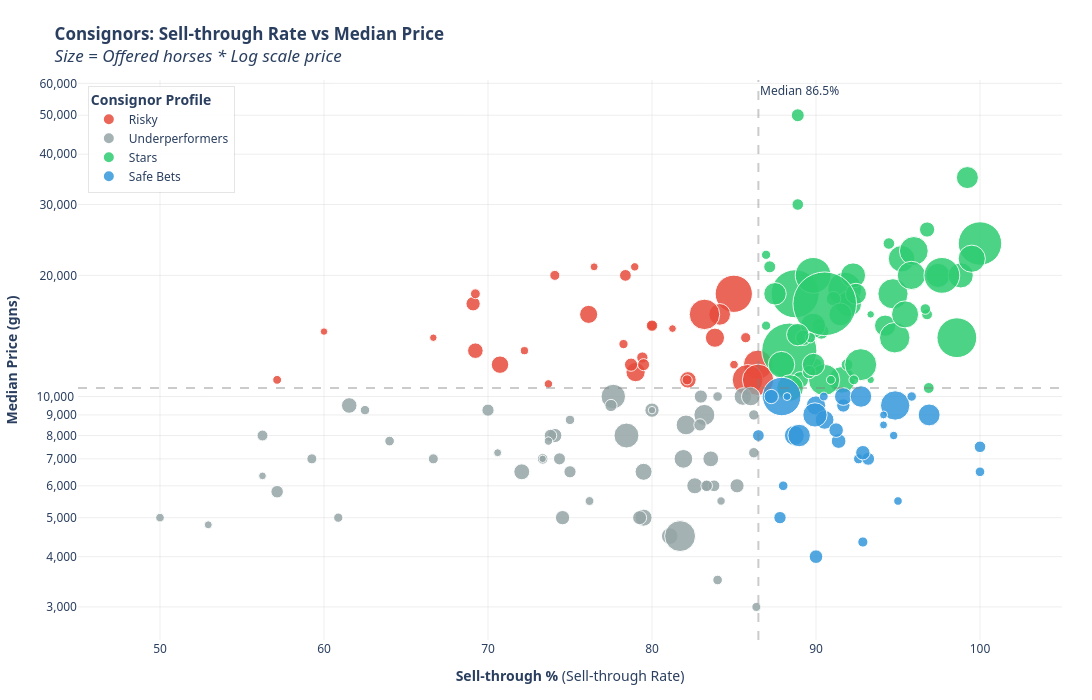

The notebook cell saved with this chart:
### Code cell
# Map consignor_family → readable name (needed before full sires table)
consignor_name_map = df_sold.groupby('consignor_family')['consignor_label'].agg(
    lambda x: x.mode().iat[0] if not x.mode().empty else "Unknown"
)

# ── Data ──────────────────────────────────────────────────────────
consignor_metrics = df_offered.groupby('consignor_family').agg(
    n_offered=('is_offered_for_sale', 'count'),
    n_sold=('sold_to_third_party', 'sum')
).reset_index()

consignor_medians = df_sold.groupby('consignor_family')['price_gns'].median().rename('median_price')
consignor_metrics = consignor_metrics.merge(consignor_medians, on='consignor_family', how='left')

consignor_metrics['sell_through_pct'] = (consignor_metrics['n_sold'] / consignor_metrics['n_offered'] * 100)

# Filter by at least 15 Horses Offered y 3 sold to avoid survivorship bias
consignor_plot_df = consignor_metrics[(consignor_metrics['n_offered'] >= 15) & (consignor_metrics['n_sold'] >= 3)].copy()

consignor_plot_df['consignor_name'] = consignor_plot_df['consignor_family'].map(consignor_name_map).fillna(consignor_plot_df['consignor_family'])
consignor_plot_df['n_sold'] = consignor_plot_df['n_sold'].astype(int)
consignor_plot_df['sell_through_pct'] = consignor_plot_df['sell_through_pct'].astype(float)
consignor_plot_df['median_price'] = consignor_plot_df['median_price'].astype(float)

# ── Quadrants ─────────────────────────────────────────────────────
x_med = consignor_plot_df['sell_through_pct'].median()
y_med = consignor_plot_df['median_price'].median()

def classify_consignor(row):
    if row['sell_through_pct'] >= x_med and row['median_price'] >= y_med:
        return 'Stars'
    elif row['sell_through_pct'] >= x_med and row['median_price'] < y_med:
        return 'Safe Bets'
    elif row['sell_through_pct'] < x_med and row['median_price'] >= y_med:
        return 'Risky'
    else:
        return 'Underperformers'

consignor_plot_df['categoria'] = consignor_plot_df.apply(classify_consignor, axis=1)

# -- Colors by category --
color_map = {
    'Stars': '#2ecc71',
    'Safe Bets': '#3498db',
    'Risky': '#e74c3c',
    'Underperformers': '#95a5a6'
}

# ── Custom hover template ───────────────────────────────────
consignor_plot_df['hover_text'] = consignor_plot_df.apply(
    lambda r: f"<b>{r['consignor_name']}</b><br>"
              f"Sale Rate: {r['sell_through_pct']:.1f}%<br>"
              f"Median: {r['median_price']:,.0f} gns<br>"
              f"Sold horses: {r['n_sold']:,} / Offered: {r['n_offered']:,}",
    axis=1
)

# ── Plotly Scatter ─────────────────────────────────────────────────
fig = px.scatter(
    consignor_plot_df,
    x='sell_through_pct',
    y='median_price',
    size='n_offered',  # We use n_offered for bubble size
    color='categoria',
    color_discrete_map=color_map,
    hover_name='hover_text',
    hover_data={'consignor_name': False, 'sell_through_pct': False,
                'median_price': False, 'n_sold': False, 'n_offered': False, 'categoria': False},
    size_max=45,
    opacity=0.85,
    title='<b>Consignors: Sell-through Rate vs Median Price</b><br>'
          '<i>Size = Offered horses * Log scale price</i>'
)

# ── Quadrant lines ────────────────────────────────────────────
fig.add_vline(x=x_med, line_dash="dash", line_color="gray", opacity=0.4,
              annotation_text=f"Median {x_med:.1f}%", annotation_position="top right")
fig.add_hline(y=y_med, line_dash="dash", line_color="gray", opacity=0.4,
              annotation_text=f"Median {y_med:,.0f} gns", annotation_position="bottom left")

# -- Top sires labels (top 10 by median) --
top_sires = consignor_plot_df.nlargest(10, 'median_price')
for _, row in top_sires.iterrows():
    fig.add_annotation(
        x=row['sell_through_pct'],
        y=row['median_price'],
        text=row['consignor_name'],
        showarrow=True,
        arrowhead=2,
        arrowsize=1,
        arrowwidth=1.5,
        arrowcolor='rgba(0,0,0,0.3)',
        font=dict(size=9, color='black'),
        ay=-25,
        ax=0
    )

# ── Layout ─────────────────────────────────────────────────────────
fig.update_layout(
    xaxis_title='<b>Sell-through %</b> (Sell-through Rate)',
    yaxis_title='<b>Median Price (gns)</b>',
    yaxis_type="log",
    yaxis=dict(
        tickformat=',.0f',
        gridcolor='rgba(200,200,200,0.3)',
        zeroline=False
    ),
    xaxis=dict(
        gridcolor='rgba(200,200,200,0.3)',
        zeroline=False,
        range=[min(consignor_plot_df['sell_through_pct']) - 5,
               max(consignor_plot_df['sell_through_pct']) + 5]
    ),
    plot_bgcolor='white',
    paper_bgcolor='white',
    font=dict(family='Segoe UI, Arial, sans-serif', size=12),
    legend=dict(
        title='<b>Consignor Profile</b>',
        bgcolor='rgba(255,255,255,0.9)',
        bordercolor='rgba(0,0,0,0.1)',
        borderwidth=1,
        yanchor='top',
        y=0.99,
        xanchor='left',
        x=0.01
    ),
    margin=dict(l=70, r=30, t=80, b=60),
    hoverlabel=dict(
        bgcolor='white',
        font=dict(size=13, family='Segoe UI, Arial',color='black'),
        bordercolor='rgba(0,0,0,0.2)',
        namelength=-1
    ),
    height=700,
    width=1100
)

fig.show()

### Figure 1 — Plotly figure (JSON) as saved in the notebook; plotly's stock layout.template omitted (floating-point values rounded to 4 significant figures; data arrays with more than 128 entries replaced by an {"elided": "..."} marker saying what was removed)
{"data": [{"customdata": {"elided": "33x4 mixed values"}, "hovertemplate": "<b>%{hovertext}</b><br><br><extra></extra>", "hovertext": ["<b>Aguiar Bloodstock Ltd.</b><br>Sale Rate: 76.5%<br>Median: 21,000 gns<br>Sold horses: 13 / Offered: 17", "<b>Amy Marnane Bloodstock</b><br>Sale Rate: 57.1%<br>Median: 11,000 gns<br>Sold horses: 12 / Offered: 21", "<b>Baroda Stud, Ireland</b><br>Sale Rate: 85.0%<br>Median: 18,000 gns<br>Sold horses: 317 / Offered: 373", "<b>Baronrath, Ireland</b><br>Sale Rate: 80.0%<br>Median: 15,000 gns<br>Sold horses: 20 / Offered: 25", "<b>Bellwood Cottage Stables</b><br>Sale Rate: 79.4%<br>Median: 12,500 gns<br>Sold horses: 27 / Offered: 34", "<b>Berkeley House Stables</b><br>Sale Rate: 73.7%<br>Median: 10,750 gns<br>Sold horses: 14 / Offered: 19", "<b>David Marnane Racing, Ireland</b><br>Sale Rate: 85.7%<br>Median: 14,000 gns<br>Sold horses: 24 / Offered: 28", "<b>David O'Meara Racing Ltd.</b><br>Sale Rate: 70.7%<br>Median: 12,000 gns<br>Sold horses: 58 / Offered: 82", "<b>Dominion Racing Stables</b><br>Sale Rate: 69.2%<br>Median: 13,000 gns<br>Sold horses: 45 / Offered: 65", "<b>Egerton House Stables</b><br>Sale Rate: 79.0%<br>Median: 11,500 gns<br>Sold horses: 79 / Offered: 100", "<b>Green Ridge Stables</b><br>Sale Rate: 78.3%<br>Median: 13,500 gns<br>Sold horses: 18 / Offered: 23", "<b>Hambleton Lodge Stables</b><br>Sale Rate: 86.5%<br>Median: 12,000 gns<br>Sold horses: 198 / Offered: 229", "<b>Helmsley Horse Racing Ltd.</b><br>Sale Rate: 69.1%<br>Median: 17,000 gns<br>Sold horses: 38 / Offered: 55", "<b>Hetland Hill Stables</b><br>Sale Rate: 69.2%<br>Median: 18,000 gns<br>Sold horses: 18 / Offered: 26", "<b>Highbeck Stables</b><br>Sale Rate: 78.4%<br>Median: 20,000 gns<br>Sold horses: 29 / Offered: 37", "<b>Highfort Stables, Ireland</b><br>Sale Rate: 82.2%<br>Median: 11,000 gns<br>Sold horses: 60 / Offered: 73", "<b>Houghton Bloodstock</b><br>Sale Rate: 66.7%<br>Median: 14,000 gns<br>Sold horses: 10 / Offered: 15", "<b>Jane Chapple-Hyam Racing</b><br>Sale Rate: 79.5%<br>Median: 12,000 gns<br>Sold horses: 31 / Offered: 39", "<b>Kingsley House Stables</b><br>Sale Rate: 85.8%<br>Median: 11,000 gns<br>Sold horses: 218 / Offered: 254", "<b>Kingwood House Stables</b><br>Sale Rate: 78.9%<br>Median: 21,000 gns<br>Sold horses: 15 / Offered: 19", "<b>M. D. O' Callaghan Racing, Ireland</b><br>Sale Rate: 80.0%<br>Median: 15,000 gns<br>Sold horses: 28 / Offered: 35", "<b>Maunby House Stables</b><br>Sale Rate: 74.1%<br>Median: 20,000 gns<br>Sold horses: 20 / Offered: 27", "<b>Prestige Place</b><br>Sale Rate: 84.1%<br>Median: 16,000 gns<br>Sold horses: 106 / Offered: 126", "<b>Sackville House Stables</b><br>Sale Rate: 72.2%<br>Median: 13,000 gns<br>Sold horses: 13 / Offered: 18", "<b>Saffron House Stables</b><br>Sale Rate: 78.7%<br>Median: 12,000 gns<br>Sold horses: 37 / Offered: 47", "<b>Spigot Lodge Stables</b><br>Sale Rate: 83.2%<br>Median: 16,000 gns<br>Sold horses: 208 / Offered: 250", "<b>St Gatien Stables</b><br>Sale Rate: 83.8%<br>Median: 14,000 gns<br>Sold horses: 83 / Offered: 99", "<b>The Old Malthouse</b><br>Sale Rate: 76.1%<br>Median: 16,000 gns<br>Sold horses: 67 / Offered: 88", "<b>Tom Dascombe Racing</b><br>Sale Rate: 85.0%<br>Median: 12,000 gns<br>Sold horses: 17 / Offered: 20", "<b>Tuite Racing Ltd.</b><br>Sale Rate: 81.2%<br>Median: 14,750 gns<br>Sold horses: 13 / Offered: 16", "<b>West Ilsley Stables</b><br>Sale Rate: 86.5%<br>Median: 11,000 gns<br>Sold horses: 230 / Offered: 266", "<b>Western House Stables</b><br>Sale Rate: 82.1%<br>Median: 11,000 gns<br>Sold horses: 23 / Offered: 28", "<b>Woodland Stables</b><br>Sale Rate: 60.0%<br>Median: 14,500 gns<br>Sold horses: 9 / Offered: 15"], "legendgroup": "Risky", "marker": {"color": "#e74c3c", "opacity": 0.85, "size": [17, 21, 373, 25, 34, 19, 28, 82, 65, 100, 23, 229, 55, 26, 37, 73, 15, 39, 254, 19, 35, 27, 126, 18, 47, 250, 99, 88, 20, 16, 266, 28, 15], "sizemode": "area", "sizeref": 0.5373, "symbol": "circle"}, "mode": "markers", "name": "Risky", "orientation": "v", "showlegend": true, "x": [76.47, 57.14, 84.99, 80.0, 79.41, 73.68, 85.71, 70.73, 69.23, 79.0, 78.26, 86.46, 69.09, 69.23, 78.38, 82.19, 66.67, 79.49, 85.83, 78.95, 80.0, 74.07, 84.13, 72.22, 78.72, 83.2, 83.84, 76.14, 85.0, 81.25, 86.47, 82.14, 60.0], "xaxis": "x", "y": [21000.0, 11000.0, 18000.0, 15000.0, 12500.0, 10750.0, 14000.0, 12000.0, 13000.0, 11500.0, 13500.0, 12000.0, 17000.0, 18000.0, 20000.0, 11000.0, 14000.0, 12000.0, 11000.0, 21000.0, 15000.0, 20000.0, 16000.0, 13000.0, 12000.0, 16000.0, 14000.0, 16000.0, 12000.0, 14750.0, 11000.0, 11000.0, 14500.0], "yaxis": "y", "type": "scatter"}, {"customdata": {"elided": "53x4 mixed values"}, "hovertemplate": "<b>%{hovertext}</b><br><br><extra></extra>", "hovertext": ["<b>Alice Haynes Racing Ltd.</b><br>Sale Rate: 70.6%<br>Median: 7,250 gns<br>Sold horses: 12 / Offered: 17", "<b>Amy Murphy Racing</b><br>Sale Rate: 74.1%<br>Median: 8,000 gns<br>Sold horses: 40 / Offered: 54", "<b>Arthington Barn</b><br>Sale Rate: 83.3%<br>Median: 6,000 gns<br>Sold horses: 25 / Offered: 30", "<b>Averham Park Stables</b><br>Sale Rate: 80.0%<br>Median: 9,250 gns<br>Sold horses: 44 / Offered: 55", "<b>Cadland Cottage Stables</b><br>Sale Rate: 60.9%<br>Median: 5,000 gns<br>Sold horses: 14 / Offered: 23", "<b>Cavendish Stables</b><br>Sale Rate: 52.9%<br>Median: 4,800 gns<br>Sold horses: 9 / Offered: 17", "<b>Charnwood Stables</b><br>Sale Rate: 82.6%<br>Median: 6,000 gns<br>Sold horses: 57 / Offered: 69", "<b>Chestnut Tree Stables</b><br>Sale Rate: 74.4%<br>Median: 7,000 gns<br>Sold horses: 29 / Offered: 39", "<b>Clear Height Stables</b><br>Sale Rate: 59.3%<br>Median: 7,000 gns<br>Sold horses: 16 / Offered: 27", "<b>Consign Ltd.</b><br>Sale Rate: 82.1%<br>Median: 8,500 gns<br>Sold horses: 87 / Offered: 106", "<b>David Loughnane Racing</b><br>Sale Rate: 73.8%<br>Median: 8,000 gns<br>Sold horses: 31 / Offered: 42", "<b>Denton Hall Stables</b><br>Sale Rate: 78.4%<br>Median: 8,000 gns<br>Sold horses: 131 / Offered: 167", "<b>Diomed Stables</b><br>Sale Rate: 79.5%<br>Median: 6,500 gns<br>Sold horses: 62 / Offered: 78", "<b>Eoghan J. O'Neill, France</b><br>Sale Rate: 83.8%<br>Median: 6,000 gns<br>Sold horses: 31 / Offered: 37", "<b>Eve Lodge Stables</b><br>Sale Rate: 85.2%<br>Median: 6,000 gns<br>Sold horses: 46 / Offered: 54", "<b>Exeter House Stables</b><br>Sale Rate: 84.0%<br>Median: 10,000 gns<br>Sold horses: 21 / Offered: 25", "<b>Flaxton Stables</b><br>Sale Rate: 81.1%<br>Median: 4,500 gns<br>Sold horses: 60 / Offered: 74", "<b>Flint Cottage Stables</b><br>Sale Rate: 57.1%<br>Median: 5,800 gns<br>Sold horses: 24 / Offered: 42", "<b>Frankland Lodge</b><br>Sale Rate: 73.7%<br>Median: 7,750 gns<br>Sold horses: 14 / Offered: 19", "<b>G. L. Moore Racing Llp</b><br>Sale Rate: 83.0%<br>Median: 10,000 gns<br>Sold horses: 39 / Offered: 47", "<b>George Baker Racing Ltd.</b><br>Sale Rate: 61.5%<br>Median: 9,500 gns<br>Sold horses: 40 / Offered: 65", "<b>Glebe House Stables, Ireland</b><br>Sale Rate: 83.2%<br>Median: 9,000 gns<br>Sold horses: 99 / Offered: 119", "<b>Grange House Stables</b><br>Sale Rate: 79.5%<br>Median: 5,000 gns<br>Sold horses: 62 / Offered: 78", "<b>Habton Grange Stables</b><br>Sale Rate: 81.7%<br>Median: 4,500 gns<br>Sold horses: 210 / Offered: 257", "<b>Hambleton House Stables</b><br>Sale Rate: 86.2%<br>Median: 7,250 gns<br>Sold horses: 25 / Offered: 29", "<b>Hamilton Stables</b><br>Sale Rate: 50.0%<br>Median: 5,000 gns<br>Sold horses: 10 / Offered: 20", "<b>Harraton Court Stables</b><br>Sale Rate: 56.2%<br>Median: 6,350 gns<br>Sold horses: 9 / Offered: 16", "<b>Heather Main Racing</b><br>Sale Rate: 75.0%<br>Median: 8,750 gns<br>Sold horses: 18 / Offered: 24", "<b>Hill House Stables</b><br>Sale Rate: 73.3%<br>Median: 7,000 gns<br>Sold horses: 22 / Offered: 30", "<b>Horses First Racing Ltd.</b><br>Sale Rate: 84.0%<br>Median: 3,500 gns<br>Sold horses: 21 / Offered: 25", "<b>Jim Boyle Racing</b><br>Sale Rate: 84.2%<br>Median: 5,500 gns<br>Sold horses: 16 / Offered: 19", "<b>John Best Racing</b><br>Sale Rate: 72.1%<br>Median: 6,500 gns<br>Sold horses: 49 / Offered: 68", "<b>John Ryan Racing</b><br>Sale Rate: 76.2%<br>Median: 5,500 gns<br>Sold horses: 16 / Offered: 21", "<b>Keatley Racing Ltd.</b><br>Sale Rate: 62.5%<br>Median: 9,250 gns<br>Sold horses: 15 / Offered: 24", "<b>Langham Racing Stables</b><br>Sale Rate: 56.2%<br>Median: 8,000 gns<br>Sold horses: 18 / Offered: 32", "<b>Linkslade Stables</b><br>Sale Rate: 77.6%<br>Median: 10,000 gns<br>Sold horses: 125 / Offered: 161", "<b>Mike Murphy Racing</b><br>Sale Rate: 73.3%<br>Median: 7,000 gns<br>Sold horses: 11 / Offered: 15", "<b>Mill House Racing</b><br>Sale Rate: 64.0%<br>Median: 7,750 gns<br>Sold horses: 16 / Offered: 25", "<b>Mount House Stables</b><br>Sale Rate: 70.0%<br>Median: 9,250 gns<br>Sold horses: 28 / Offered: 40", "<b>Park Lodge Stables</b><br>Sale Rate: 83.3%<br>Median: 6,000 gns<br>Sold horses: 30 / Offered: 36", "<b>Pat Eddery Racing</b><br>Sale Rate: 86.4%<br>Median: 3,000 gns<br>Sold horses: 19 / Offered: 22", "<b>Rathmoy Stables</b><br>Sale Rate: 85.5%<br>Median: 10,000 gns<br>Sold horses: 71 / Offered: 83", "<b>Rmm Bloodstock</b><br>Sale Rate: 80.0%<br>Median: 9,250 gns<br>Sold horses: 12 / Offered: 15", "<b>Robert Cowell Racing</b><br>Sale Rate: 81.9%<br>Median: 7,000 gns<br>Sold horses: 77 / Offered: 94", "<b>Robins Farm Racing</b><br>Sale Rate: 82.9%<br>Median: 8,500 gns<br>Sold horses: 34 / Offered: 41", "<b>Saville House Stables</b><br>Sale Rate: 79.2%<br>Median: 5,000 gns<br>Sold horses: 42 / Offered: 53", "<b>Spring Cottage Stables</b><br>Sale Rate: 74.5%<br>Median: 5,000 gns<br>Sold horses: 41 / Offered: 55", "<b>Sun Hill Racing Stables</b><br>Sale Rate: 75.0%<br>Median: 6,500 gns<br>Sold horses: 30 / Offered: 40", "<b>The Paddocks</b><br>Sale Rate: 83.6%<br>Median: 7,000 gns<br>Sold horses: 56 / Offered: 67", "<b>Ty-Derlwyn Farm</b><br>Sale Rate: 77.5%<br>Median: 9,500 gns<br>Sold horses: 31 / Offered: 40", "<b>Whitsbury Manor Racing Stables</b><br>Sale Rate: 86.0%<br>Median: 10,000 gns<br>Sold horses: 80 / Offered: 93", "<b>Windsor House Stables</b><br>Sale Rate: 86.2%<br>Median: 9,000 gns<br>Sold horses: 25 / Offered: 29", "<b>Wiske House Farm</b><br>Sale Rate: 66.7%<br>Median: 7,000 gns<br>Sold horses: 18 / Offered: 27"], "legendgroup": "Underperformers", "marker": {"color": "#95a5a6", "opacity": 0.85, "size": [17, 54, 30, 55, 23, 17, 69, 39, 27, 106, 42, 167, 78, 37, 54, 25, 74, 42, 19, 47, 65, 119, 78, 257, 29, 20, 16, 24, 30, 25, 19, 68, 21, 24, 32, 161, 15, 25, 40, 36, 22, 83, 15, 94, 41, 53, 55, 40, 67, 40, 93, 29, 27], "sizemode": "area", "sizeref": 0.5373, "symbol": "circle"}, "mode": "markers", "name": "Underperformers", "orientation": "v", "showlegend": true, "x": [70.59, 74.07, 83.33, 80.0, 60.87, 52.94, 82.61, 74.36, 59.26, 82.08, 73.81, 78.44, 79.49, 83.78, 85.19, 84.0, 81.08, 57.14, 73.68, 82.98, 61.54, 83.19, 79.49, 81.71, 86.21, 50.0, 56.25, 75.0, 73.33, 84.0, 84.21, 72.06, 76.19, 62.5, 56.25, 77.64, 73.33, 64.0, 70.0, 83.33, 86.36, 85.54, 80.0, 81.91, 82.93, 79.25, 74.55, 75.0, 83.58, 77.5, 86.02, 86.21, 66.67], "xaxis": "x", "y": [7250.0, 8000.0, 6000.0, 9250.0, 5000.0, 4800.0, 6000.0, 7000.0, 7000.0, 8500.0, 8000.0, 8000.0, 6500.0, 6000.0, 6000.0, 10000.0, 4500.0, 5800.0, 7750.0, 10000.0, 9500.0, 9000.0, 5000.0, 4500.0, 7250.0, 5000.0, 6350.0, 8750.0, 7000.0, 3500.0, 5500.0, 6500.0, 5500.0, 9250.0, 8000.0, 10000.0, 7000.0, 7750.0, 9250.0, 6000.0, 3000.0, 10000.0, 9250.0, 7000.0, 8500.0, 5000.0, 5000.0, 6500.0, 7000.0, 9500.0, 10000.0, 9000.0, 7000.0], "yaxis": "y", "type": "scatter"}, {"customdata": {"elided": "55x4 mixed values"}, "hovertemplate": "<b>%{hovertext}</b><br><br><extra></extra>", "hovertext": ["<b>Ballydoyle Stables, Ireland</b><br>Sale Rate: 95.2%<br>Median: 22,000 gns<br>Sold horses: 179 / Offered: 188", "<b>Barton Sales</b><br>Sale Rate: 91.7%<br>Median: 18,500 gns<br>Sold horses: 278 / Offered: 303", "<b>Beckhampton House Stables</b><br>Sale Rate: 94.2%<br>Median: 15,000 gns<br>Sold horses: 114 / Offered: 121", "<b>Bedford House Stables</b><br>Sale Rate: 94.7%<br>Median: 18,000 gns<br>Sold horses: 232 / Offered: 245", "<b>Beechdown Farm Stables</b><br>Sale Rate: 94.8%<br>Median: 14,000 gns<br>Sold horses: 237 / Offered: 250", "<b>Bethell Racing</b><br>Sale Rate: 90.0%<br>Median: 12,000 gns<br>Sold horses: 36 / Offered: 40", "<b>Blue Diamond Stud Farm Ltd.</b><br>Sale Rate: 93.3%<br>Median: 16,000 gns<br>Sold horses: 14 / Offered: 15", "<b>Calne Stables</b><br>Sale Rate: 93.3%<br>Median: 11,000 gns<br>Sold horses: 14 / Offered: 15", "<b>Carlburg Stables</b><br>Sale Rate: 92.3%<br>Median: 20,000 gns<br>Sold horses: 155 / Offered: 168", "<b>Carriganog Racing, Ireland</b><br>Sale Rate: 90.2%<br>Median: 15,000 gns<br>Sold horses: 46 / Offered: 51", "<b>Castle Stables, Arundel</b><br>Sale Rate: 96.9%<br>Median: 10,500 gns<br>Sold horses: 31 / Offered: 32", "<b>Clarehaven Stables</b><br>Sale Rate: 97.4%<br>Median: 20,000 gns<br>Sold horses: 152 / Offered: 156", "<b>Coolmore</b><br>Sale Rate: 99.2%<br>Median: 35,000 gns<br>Sold horses: 129 / Offered: 130", "<b>Currabeg Stables, Ireland</b><br>Sale Rate: 88.9%<br>Median: 30,000 gns<br>Sold horses: 32 / Offered: 36", "<b>Dullingham Park</b><br>Sale Rate: 96.8%<br>Median: 16,000 gns<br>Sold horses: 30 / Offered: 31", "<b>East Everleigh Stables</b><br>Sale Rate: 88.4%<br>Median: 13,000 gns<br>Sold horses: 722 / Offered: 817", "<b>Ed Dunlop Racing Ltd.</b><br>Sale Rate: 91.6%<br>Median: 11,000 gns<br>Sold horses: 174 / Offered: 190", "<b>Ed Walker Racing</b><br>Sale Rate: 92.0%<br>Median: 17,000 gns<br>Sold horses: 161 / Offered: 175", "<b>Faringdon Place Stables</b><br>Sale Rate: 90.5%<br>Median: 11,000 gns<br>Sold horses: 238 / Offered: 263", "<b>Fitzroy House Stables</b><br>Sale Rate: 95.4%<br>Median: 16,000 gns<br>Sold horses: 188 / Offered: 197", "<b>Fox Covert Stables, Ireland</b><br>Sale Rate: 87.2%<br>Median: 21,000 gns<br>Sold horses: 34 / Offered: 39", "<b>Freemason Lodge Stables</b><br>Sale Rate: 96.0%<br>Median: 23,000 gns<br>Sold horses: 214 / Offered: 223", "<b>Gainsborough Stables</b><br>Sale Rate: 90.3%<br>Median: 14,500 gns<br>Sold horses: 56 / Offered: 62", "<b>George Scott Racing</b><br>Sale Rate: 91.9%<br>Median: 12,000 gns<br>Sold horses: 34 / Offered: 37", "<b>Godolphin</b><br>Sale Rate: 98.8%<br>Median: 20,000 gns<br>Sold horses: 168 / Offered: 170", "<b>Heath House Stables</b><br>Sale Rate: 95.8%<br>Median: 20,000 gns<br>Sold horses: 206 / Offered: 215", "<b>Horsley Brook Farm</b><br>Sale Rate: 87.0%<br>Median: 15,000 gns<br>Sold horses: 20 / Offered: 23", "<b>Imperium Sales</b><br>Sale Rate: 88.9%<br>Median: 50,000 gns<br>Sold horses: 40 / Offered: 45", "<b>Jamie Railton</b><br>Sale Rate: 88.7%<br>Median: 18,000 gns<br>Sold horses: 551 / Offered: 621", "<b>Juddmonte Farms</b><br>Sale Rate: 100.0%<br>Median: 24,000 gns<br>Sold horses: 507 / Offered: 507", "<b>Kimpton Down Stables</b><br>Sale Rate: 87.5%<br>Median: 18,000 gns<br>Sold horses: 119 / Offered: 136", "<b>Kingsclere Training Stables</b><br>Sale Rate: 96.8%<br>Median: 26,000 gns<br>Sold horses: 60 / Offered: 62", "<b>Kingsdown Stables</b><br>Sale Rate: 96.7%<br>Median: 16,500 gns<br>Sold horses: 29 / Offered: 30", "<b>Kingsley Park</b><br>Sale Rate: 92.7%<br>Median: 12,000 gns<br>Sold horses: 255 / Offered: 275", "<b>Kremlin House Stables</b><br>Sale Rate: 92.4%<br>Median: 18,000 gns<br>Sold horses: 110 / Offered: 119", "<b>Longfield Stables, Ireland</b><br>Sale Rate: 91.1%<br>Median: 17,500 gns<br>Sold horses: 51 / Offered: 56", "<b>Lower Coombe Stables</b><br>Sale Rate: 89.0%<br>Median: 11,000 gns<br>Sold horses: 65 / Offered: 73", "<b>Machell Place Stables</b><br>Sale Rate: 89.6%<br>Median: 11,500 gns<br>Sold horses: 43 / Offered: 48", "<b>Manton House Stables</b><br>Sale Rate: 89.8%<br>Median: 15,000 gns<br>Sold horses: 150 / Offered: 167", "<b>Moyglare Stud Farm Ltd.</b><br>Sale Rate: 94.4%<br>Median: 24,000 gns<br>Sold horses: 34 / Offered: 36", "<b>Owen Burrows Racing</b><br>Sale Rate: 87.0%<br>Median: 22,500 gns<br>Sold horses: 20 / Offered: 23", "<b>Park House Stables</b><br>Sale Rate: 89.8%<br>Median: 20,000 gns<br>Sold horses: 309 / Offered: 344", "<b>Pegasus Stables</b><br>Sale Rate: 91.5%<br>Median: 16,000 gns<br>Sold horses: 129 / Offered: 141", "<b>Phantom House Stables</b><br>Sale Rate: 89.2%<br>Median: 14,000 gns<br>Sold horses: 58 / Offered: 65", "<b>Shadwell Estate Company Ltd.</b><br>Sale Rate: 99.5%<br>Median: 22,000 gns<br>Sold horses: 198 / Offered: 199", "<b>Shadwell Stud</b><br>Sale Rate: 98.6%<br>Median: 14,000 gns<br>Sold horses: 419 / Offered: 425", "<b>Shalfleet Stables</b><br>Sale Rate: 87.9%<br>Median: 12,000 gns<br>Sold horses: 167 / Offered: 190", "<b>Somerville Lodge Ltd.</b><br>Sale Rate: 97.7%<br>Median: 20,000 gns<br>Sold horses: 336 / Offered: 344", "<b>Stall A. Wohler, Germany</b><br>Sale Rate: 92.3%<br>Median: 11,000 gns<br>Sold horses: 24 / Offered: 26", "<b>Summerdown Stables</b><br>Sale Rate: 89.9%<br>Median: 12,000 gns<br>Sold horses: 124 / Offered: 138", "<b>The Castlebridge Consignment</b><br>Sale Rate: 90.5%<br>Median: 17,000 gns<br>Sold horses: 985 / Offered: 1,088", "<b>Thorngill Stables</b><br>Sale Rate: 89.7%<br>Median: 14,000 gns<br>Sold horses: 26 / Offered: 29", "<b>Trillium Place Stables</b><br>Sale Rate: 88.4%<br>Median: 10,500 gns<br>Sold horses: 168 / Offered: 190", "<b>Voute Sales Ltd.</b><br>Sale Rate: 90.9%<br>Median: 11,000 gns<br>Sold horses: 20 / Offered: 22", "<b>Weathercock House Stables</b><br>Sale Rate: 88.9%<br>Median: 14,250 gns<br>Sold horses: 120 / Offered: 135"], "legendgroup": "Stars", "marker": {"color": "#2ecc71", "opacity": 0.85, "size": [188, 303, 121, 245, 250, 40, 15, 15, 168, 51, 32, 156, 130, 36, 31, 817, 190, 175, 263, 197, 39, 223, 62, 37, 170, 215, 23, 45, 621, 507, 136, 62, 30, 275, 119, 56, 73, 48, 167, 36, 23, 344, 141, 65, 199, 425, 190, 344, 26, 138, 1088, 29, 190, 22, 135], "sizemode": "area", "sizeref": 0.5373, "symbol": "circle"}, "mode": "markers", "name": "Stars", "orientation": "v", "showlegend": true, "x": [95.21, 91.75, 94.21, 94.69, 94.8, 90.0, 93.33, 93.33, 92.26, 90.2, 96.88, 97.44, 99.23, 88.89, 96.77, 88.37, 91.58, 92.0, 90.49, 95.43, 87.18, 95.96, 90.32, 91.89, 98.82, 95.81, 86.96, 88.89, 88.73, 100.0, 87.5, 96.77, 96.67, 92.73, 92.44, 91.07, 89.04, 89.58, 89.82, 94.44, 86.96, 89.83, 91.49, 89.23, 99.5, 98.59, 87.89, 97.67, 92.31, 89.86, 90.53, 89.66, 88.42, 90.91, 88.89], "xaxis": "x", "y": [22000.0, 18500.0, 15000.0, 18000.0, 14000.0, 12000.0, 16000.0, 11000.0, 20000.0, 15000.0, 10500.0, 20000.0, 35000.0, 30000.0, 16000.0, 13000.0, 11000.0, 17000.0, 11000.0, 16000.0, 21000.0, 23000.0, 14500.0, 12000.0, 20000.0, 20000.0, 15000.0, 50000.0, 18000.0, 24000.0, 18000.0, 26000.0, 16500.0, 12000.0, 18000.0, 17500.0, 11000.0, 11500.0, 15000.0, 24000.0, 22500.0, 20000.0, 16000.0, 14000.0, 22000.0, 14000.0, 12000.0, 20000.0, 11000.0, 12000.0, 17000.0, 14000.0, 10500.0, 11000.0, 14250.0], "yaxis": "y", "type": "scatter"}, {"customdata": [["Barbury Castle Stables", 20, 23, "Safe Bets"], ["Belstane Racing Stables", 94, 106, "Safe Bets"], ["Bonita Racing Stables", 22, 25, "Safe Bets"], ["Cedar Lodge Stables", 90, 100, "Safe Bets"], ["Coombelands Racing Stables", 125, 129, "Safe Bets"], ["Darley", 26, 28, "Safe Bets"], ["Ecurie Andre Fabre, France", 16, 17, "Safe Bets"], ["Findlay And Bloom, Part Of A Dispersal", 36, 36, "Safe Bets"], ["Induna Stables", 86, 95, "Safe Bets"], ["James Owen Racing", 19, 21, "Safe Bets"], ["Jamesfield Stables", 220, 232, "Safe Bets"], ["Kingstone Warren Stables", 121, 136, "Safe Bets"], ["Kubler Racing", 25, 27, "Safe Bets"], ["Manor House Stables Llp", 143, 159, "Safe Bets"], ["Manton Lodge Stables", 23, 24, "Safe Bets"], ["Martyn Meade Racing", 18, 19, "Safe Bets"], ["Musley Bank Stables", 349, 397, "Safe Bets"], ["Rae Guest Racing", 15, 17, "Safe Bets"], ["Revida Place Stables", 41, 44, "Safe Bets"], ["Rosewell House Stables, Ireland", 53, 58, "Safe Bets"], ["Sefton Lodge Stables", 45, 50, "Safe Bets"], ["Shinco Racing Ltd.", 44, 48, "Safe Bets"], ["Stragrane House Stables", 77, 84, "Safe Bets"], ["The Croft Stables", 32, 37, "Safe Bets"], ["The National Stud Ltd.", 19, 20, "Safe Bets"], ["Thomastown Castle Stables, Ireland", 52, 56, "Safe Bets"], ["Tom Clover Racing Llp", 16, 17, "Safe Bets"], ["Walter Swinburn Racing Stables", 36, 41, "Safe Bets"], ["Warren Place Stables", 48, 55, "Safe Bets"], ["Whatcombe Stables", 52, 57, "Safe Bets"], ["Whitcoombe House Stables", 25, 25, "Safe Bets"], ["Woodway Stables", 115, 124, "Safe Bets"]], "hovertemplate": "<b>%{hovertext}</b><br><br><extra></extra>", "hovertext": ["<b>Barbury Castle Stables</b><br>Sale Rate: 87.0%<br>Median: 10,000 gns<br>Sold horses: 20 / Offered: 23", "<b>Belstane Racing Stables</b><br>Sale Rate: 88.7%<br>Median: 8,000 gns<br>Sold horses: 94 / Offered: 106", "<b>Bonita Racing Stables</b><br>Sale Rate: 88.0%<br>Median: 6,000 gns<br>Sold horses: 22 / Offered: 25", "<b>Cedar Lodge Stables</b><br>Sale Rate: 90.0%<br>Median: 9,500 gns<br>Sold horses: 90 / Offered: 100", "<b>Coombelands Racing Stables</b><br>Sale Rate: 96.9%<br>Median: 9,000 gns<br>Sold horses: 125 / Offered: 129", "<b>Darley</b><br>Sale Rate: 92.9%<br>Median: 4,350 gns<br>Sold horses: 26 / Offered: 28", "<b>Ecurie Andre Fabre, France</b><br>Sale Rate: 94.1%<br>Median: 8,500 gns<br>Sold horses: 16 / Offered: 17", "<b>Findlay And Bloom, Part Of A Dispersal</b><br>Sale Rate: 100.0%<br>Median: 7,500 gns<br>Sold horses: 36 / Offered: 36", "<b>Induna Stables</b><br>Sale Rate: 90.5%<br>Median: 8,750 gns<br>Sold horses: 86 / Offered: 95", "<b>James Owen Racing</b><br>Sale Rate: 90.5%<br>Median: 10,000 gns<br>Sold horses: 19 / Offered: 21", "<b>Jamesfield Stables</b><br>Sale Rate: 94.8%<br>Median: 9,500 gns<br>Sold horses: 220 / Offered: 232", "<b>Kingstone Warren Stables</b><br>Sale Rate: 89.0%<br>Median: 8,000 gns<br>Sold horses: 121 / Offered: 136", "<b>Kubler Racing</b><br>Sale Rate: 92.6%<br>Median: 7,000 gns<br>Sold horses: 25 / Offered: 27", "<b>Manor House Stables Llp</b><br>Sale Rate: 89.9%<br>Median: 9,000 gns<br>Sold horses: 143 / Offered: 159", "<b>Manton Lodge Stables</b><br>Sale Rate: 95.8%<br>Median: 10,000 gns<br>Sold horses: 23 / Offered: 24", "<b>Martyn Meade Racing</b><br>Sale Rate: 94.7%<br>Median: 8,000 gns<br>Sold horses: 18 / Offered: 19", "<b>Musley Bank Stables</b><br>Sale Rate: 87.9%<br>Median: 10,000 gns<br>Sold horses: 349 / Offered: 397", "<b>Rae Guest Racing</b><br>Sale Rate: 88.2%<br>Median: 10,000 gns<br>Sold horses: 15 / Offered: 17", "<b>Revida Place Stables</b><br>Sale Rate: 93.2%<br>Median: 7,000 gns<br>Sold horses: 41 / Offered: 44", "<b>Rosewell House Stables, Ireland</b><br>Sale Rate: 91.4%<br>Median: 7,750 gns<br>Sold horses: 53 / Offered: 58", "<b>Sefton Lodge Stables</b><br>Sale Rate: 90.0%<br>Median: 4,000 gns<br>Sold horses: 45 / Offered: 50", "<b>Shinco Racing Ltd.</b><br>Sale Rate: 91.7%<br>Median: 9,500 gns<br>Sold horses: 44 / Offered: 48", "<b>Stragrane House Stables</b><br>Sale Rate: 91.7%<br>Median: 10,000 gns<br>Sold horses: 77 / Offered: 84", "<b>The Croft Stables</b><br>Sale Rate: 86.5%<br>Median: 8,000 gns<br>Sold horses: 32 / Offered: 37", "<b>The National Stud Ltd.</b><br>Sale Rate: 95.0%<br>Median: 5,500 gns<br>Sold horses: 19 / Offered: 20", "<b>Thomastown Castle Stables, Ireland</b><br>Sale Rate: 92.9%<br>Median: 7,250 gns<br>Sold horses: 52 / Offered: 56", "<b>Tom Clover Racing Llp</b><br>Sale Rate: 94.1%<br>Median: 9,000 gns<br>Sold horses: 16 / Offered: 17", "<b>Walter Swinburn Racing Stables</b><br>Sale Rate: 87.8%<br>Median: 5,000 gns<br>Sold horses: 36 / Offered: 41", "<b>Warren Place Stables</b><br>Sale Rate: 87.3%<br>Median: 10,000 gns<br>Sold horses: 48 / Offered: 55", "<b>Whatcombe Stables</b><br>Sale Rate: 91.2%<br>Median: 8,250 gns<br>Sold horses: 52 / Offered: 57", "<b>Whitcoombe House Stables</b><br>Sale Rate: 100.0%<br>Median: 6,500 gns<br>Sold horses: 25 / Offered: 25", "<b>Woodway Stables</b><br>Sale Rate: 92.7%<br>Median: 10,000 gns<br>Sold horses: 115 / Offered: 124"], "legendgroup": "Safe Bets", "marker": {"color": "#3498db", "opacity": 0.85, "size": [23, 106, 25, 100, 129, 28, 17, 36, 95, 21, 232, 136, 27, 159, 24, 19, 397, 17, 44, 58, 50, 48, 84, 37, 20, 56, 17, 41, 55, 57, 25, 124], "sizemode": "area", "sizeref": 0.5373, "symbol": "circle"}, "mode": "markers", "name": "Safe Bets", "orientation": "v", "showlegend": true, "x": [86.96, 88.68, 88.0, 90.0, 96.9, 92.86, 94.12, 100.0, 90.53, 90.48, 94.83, 88.97, 92.59, 89.94, 95.83, 94.74, 87.91, 88.24, 93.18, 91.38, 90.0, 91.67, 91.67, 86.49, 95.0, 92.86, 94.12, 87.8, 87.27, 91.23, 100.0, 92.74], "xaxis": "x", "y": [10000.0, 8000.0, 6000.0, 9500.0, 9000.0, 4350.0, 8500.0, 7500.0, 8750.0, 10000.0, 9500.0, 8000.0, 7000.0, 9000.0, 10000.0, 8000.0, 10000.0, 10000.0, 7000.0, 7750.0, 4000.0, 9500.0, 10000.0, 8000.0, 5500.0, 7250.0, 9000.0, 5000.0, 10000.0, 8250.0, 6500.0, 10000.0], "yaxis": "y", "type": "scatter"}], "layout": {"xaxis": {"anchor": "y", "domain": [0.0, 1.0], "title": {"text": "<b>Sell-through %</b> (Sell-through Rate)"}, "gridcolor": "rgba(200,200,200,0.3)", "zeroline": false, "range": [45.0, 105.0]}, "yaxis": {"anchor": "x", "domain": [0.0, 1.0], "title": {"text": "<b>Median Price (gns)</b>"}, "type": "log", "tickformat": ",.0f", "gridcolor": "rgba(200,200,200,0.3)", "zeroline": false}, "legend": {"title": {"text": "<b>Consignor Profile</b>"}, "tracegroupgap": 0, "itemsizing": "constant", "bgcolor": "rgba(255,255,255,0.9)", "bordercolor": "rgba(0,0,0,0.1)", "borderwidth": 1, "yanchor": "top", "y": 0.99, "xanchor": "left", "x": 0.01}, "title": {"text": "<b>Consignors: Sell-through Rate vs Median Price</b><br><i>Size = Offered horses * Log scale price</i>"}, "shapes": [{"line": {"color": "gray", "dash": "dash"}, "opacity": 0.4, "type": "line", "x0": 86.49, "x1": 86.49, "xref": "x", "y0": 0, "y1": 1, "yref": "y domain"}, {"line": {"color": "gray", "dash": "dash"}, "opacity": 0.4, "type": "line", "x0": 0, "x1": 1, "xref": "x domain", "y0": 10500.0, "y1": 10500.0, "yref": "y"}], "annotations": [{"showarrow": false, "text": "Median 86.5%", "x": 86.49, "xanchor": "left", "xref": "x", "y": 1, "yanchor": "top", "yref": "y domain"}, {"showarrow": false, "text": "Median 10,500 gns", "x": 0, "xanchor": "left", "xref": "x domain", "y": 10500.0, "yanchor": "top", "yref": "y"}, {"arrowcolor": "rgba(0,0,0,0.3)", "arrowhead": 2, "arrowsize": 1, "arrowwidth": 1.5, "ax": 0, "ay": -25, "font": {"color": "black", "size": 9}, "showarrow": true, "text": "Imperium Sales", "x": 88.89, "y": 50000.0}, {"arrowcolor": "rgba(0,0,0,0.3)", "arrowhead": 2, "arrowsize": 1, "arrowwidth": 1.5, "ax": 0, "ay": -25, "font": {"color": "black", "size": 9}, "showarrow": true, "text": "Coolmore", "x": 99.23, "y": 35000.0}, {"arrowcolor": "rgba(0,0,0,0.3)", "arrowhead": 2, "arrowsize": 1, "arrowwidth": 1.5, "ax": 0, "ay": -25, "font": {"color": "black", "size": 9}, "showarrow": true, "text": "Currabeg Stables, Ireland", "x": 88.89, "y": 30000.0}, {"arrowcolor": "rgba(0,0,0,0.3)", "arrowhead": 2, "arrowsize": 1, "arrowwidth": 1.5, "ax": 0, "ay": -25, "font": {"color": "black", "size": 9}, "showarrow": true, "text": "Kingsclere Training Stables", "x": 96.77, "y": 26000.0}, {"arrowcolor": "rgba(0,0,0,0.3)", "arrowhead": 2, "arrowsize": 1, "arrowwidth": 1.5, "ax": 0, "ay": -25, "font": {"color": "black", "size": 9}, "showarrow": true, "text": "Juddmonte Farms", "x": 100.0, "y": 24000.0}, {"arrowcolor": "rgba(0,0,0,0.3)", "arrowhead": 2, "arrowsize": 1, "arrowwidth": 1.5, "ax": 0, "ay": -25, "font": {"color": "black", "size": 9}, "showarrow": true, "text": "Moyglare Stud Farm Ltd.", "x": 94.44, "y": 24000.0}, {"arrowcolor": "rgba(0,0,0,0.3)", "arrowhead": 2, "arrowsize": 1, "arrowwidth": 1.5, "ax": 0, "ay": -25, "font": {"color": "black", "size": 9}, "showarrow": true, "text": "Freemason Lodge Stables", "x": 95.96, "y": 23000.0}, {"arrowcolor": "rgba(0,0,0,0.3)", "arrowhead": 2, "arrowsize": 1, "arrowwidth": 1.5, "ax": 0, "ay": -25, "font": {"color": "black", "size": 9}, "showarrow": true, "text": "Owen Burrows Racing", "x": 86.96, "y": 22500.0}, {"arrowcolor": "rgba(0,0,0,0.3)", "arrowhead": 2, "arrowsize": 1, "arrowwidth": 1.5, "ax": 0, "ay": -25, "font": {"color": "black", "size": 9}, "showarrow": true, "text": "Ballydoyle Stables, Ireland", "x": 95.21, "y": 22000.0}, {"arrowcolor": "rgba(0,0,0,0.3)", "arrowhead": 2, "arrowsize": 1, "arrowwidth": 1.5, "ax": 0, "ay": -25, "font": {"color": "black", "size": 9}, "showarrow": true, "text": "Shadwell Estate Company Ltd.", "x": 99.5, "y": 22000.0}], "font": {"family": "Segoe UI, Arial, sans-serif", "size": 12}, "margin": {"l": 70, "r": 30, "t": 80, "b": 60}, "hoverlabel": {"font": {"size": 13, "family": "Segoe UI, Arial", "color": "black"}, "bgcolor": "white", "bordercolor": "rgba(0,0,0,0.2)", "namelength": -1}, "plot_bgcolor": "white", "paper_bgcolor": "white", "height": 700, "width": 1100}}
